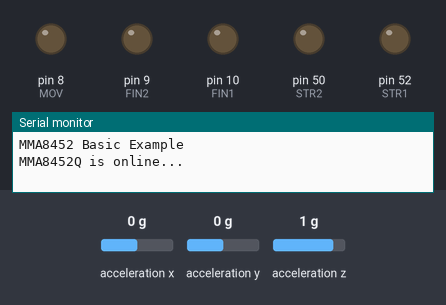
The sketch below on a simulated Arduino Mega 2560, built with avr-gcc and run on an emulated ATmega2560. Shown: output pins drawn as LEDs (lit = HIGH), the last lines printed to the serial monitor. Wiring (inferred from the names in the program): MMA8452 accelerometer at I2C address 0x1D. The inputs (shaded band) are chosen by the test bench; at power-on: acceleration x 0 g, acceleration y 0 g, acceleration z 1 g.

Above: at 0.1 s.
At 10.1 s:
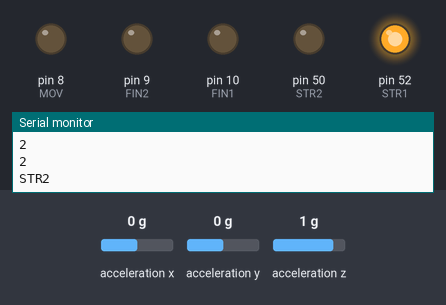
Timing chart, 0 to 11.6 s (numbered marks = the images above):
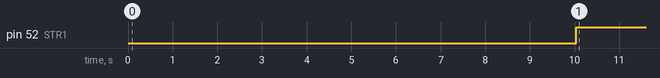

The sketch:

AV_Due.ino
```cpp
// (licence header left out)
#include <Wire.h> // Used for I2C

// GYRO

//This is a list of registers in the ITG-3200. Registers are parameters that determine how the sensor will behave, or they can hold data that represent the
//sensors current status.
//To learn more about the registers on the ITG-3200, download and read the datasheet.
char WHO_AM_I = 0x00;
char SMPLRT_DIV= 0x15;
char DLPF_FS = 0x16;
char GYRO_XOUT_H = 0x1D;
char GYRO_XOUT_L = 0x1E;
char GYRO_YOUT_H = 0x1F;
char GYRO_YOUT_L = 0x20;
char GYRO_ZOUT_H = 0x21;
char GYRO_ZOUT_L = 0x22;

//This is a list of settings that can be loaded into the registers.
//DLPF, Full Scale Register Bits
//FS_SEL must be set to 3 for proper operation
//Set DLPF_CFG to 3 for 1kHz Fint and 42 Hz Low Pass Filter
char DLPF_CFG_0 = (1<<0);
char DLPF_CFG_1 = (1<<1);
char DLPF_CFG_2 = (1<<2);
char DLPF_FS_SEL_0 = (1<<3);
char DLPF_FS_SEL_1 = (1<<4);

//I2C devices each have an address. The address is defined in the datasheet for the device. The ITG-3200 breakout board can have different address depending on how
//the jumper on top of the board is configured. By default, the jumper is connected to the VDD pin. When the jumper is connected to the VDD pin the I2C address
//is 0x69.
char itgAddress = 0x69;

// END GYRO

// The SparkFun breakout board defaults to 1, set to 0 if SA0 jumper on the bottom of the board is set
#define MMA8452_ADDRESS 0x1D  // 0x1D if SA0 is high, 0x1C if low

//Define a few of the registers that we will be accessing on the MMA8452
#define OUT_X_MSB 0x01
#define XYZ_DATA_CFG  0x0E
#define WHO_AM_I   0x0D
#define CTRL_REG1  0x2A

#define GSCALE 2 // Sets full-scale range to +/-2, 4, or 8g. Used to calc real g values.

#define BUFF_SIZE 20
#define UNDEF -1
#define STR1 52
#define STR2 50
#define FIN1 10
#define FIN2 9
#define MOV 8
const float THRESHOLDS[] = {0.30,0.45,0.45,0.45};
struct angleData {
  float angle;
  float accelX;
  float accelY;
  float accelZ;
  int next;
  int string;
};

struct buffer{
  angleData data[BUFF_SIZE];
  int first;
  int current;
  int nbData;
  float motion;
  int numStr[4];
};

float previous = UNDEF;
boolean initDone;
float accelG[3];
float x;
float y;
float z;
int count;
boolean hold = true;
int stringHold = 0;
float movement = 0;
float prev = 0;
int mostProb = UNDEF;
int prevStr = UNDEF;
struct buffer buff1;

void setup()
{
  Serial.begin(57600);
  Serial.println("MMA8452 Basic Example");
  initDone = true;
  Wire.begin(); //Join the bus as a master
  initMMA8452(); //Test and intialize the MMA8452

  pinMode(STR1, OUTPUT);
  pinMode(STR2, OUTPUT);
  pinMode(FIN1, OUTPUT);
  pinMode(FIN2, OUTPUT);
  pinMode(MOV, OUTPUT);
  // GRYRO

  //Read the WHO_AM_I register and print the result
    char id=0;
    id = itgRead(itgAddress, 0x00);
    //Serial.print("ID: ");
    //Serial.println(id, HEX);

    //Configure the gyroscope
    //Set the gyroscope scale for the outputs to +/-2000 degrees per second
    itgWrite(itgAddress, DLPF_FS, (DLPF_FS_SEL_0|DLPF_FS_SEL_1|DLPF_CFG_0));
    //Set the sample rate to 100 hz
    itgWrite(itgAddress, SMPLRT_DIV, 9);

  // END GYRO

    resetBuff();
}

void loop()
{
 delay(500);
  int accelCount[3];  // Stores the 12-bit signed value
  readAccelData(accelCount);  // Read the x/y/z adc values
// Now we'll calculate the accleration value into actual g's
  float accelGCurr[3];  // Stores the real accel value in g's
   for (int i = 0 ; i < 3 ; i++)
  {
    accelGCurr[i] = (float) accelCount[i] / ((1<<12)/(2*GSCALE));  // get actual g value, this depends on scale being set
  }
 int string;
  x = accelGCurr[0];
  y = accelGCurr[1];
  z = accelGCurr[2];
  //Serial.println("accelRead");
 float angle;
 angle = degrees(atan2(y, z));

 if (angle <= -2.5 && angle > -152.5){
  string = 1;
 }
 else if (angle <= 27.5 && angle > -2.5){
  string = 2;
 }
 else if (angle <= 57.5 && angle > 27.5){
  string = 3;
 }
 else if ((angle <= 180 && angle > 57.5) || (angle <= -125.5 && angle >= -180)){
 string = 4;
 }
 else
 string = 0;
float mot = motion(y);
if(previous != UNDEF)
       if(abs(max(previous,movement)/min(previous,movement)) > 4)
           count = 7;
previous = movement;
if(count-- <= 0)
{
  fillBuff(string,angle,x,y,z,mot);
  count = 0;
}

 if(buff1.nbData == BUFF_SIZE)
 {
   movement = buff1.motion;

   hold = false;
   angleData accelData;
    getFirst(&accelData);

        stringHold = maxStrings();
        if(prevStr == UNDEF)
          prevStr = stringHold;
        int tempHold = stringHold;
        if(mostProb == UNDEF)
          mostProb = stringHold;
        else if((int)abs(mostProb-stringHold) == 1 && (prevStr != stringHold))
          stringHold = mostProb;
        else if((int)abs(mostProb-stringHold) == 2)
        {
          mostProb = mostProb+stringHold/2;
          stringHold = mostProb;
        }
        else if((int)abs(mostProb-stringHold) == 3)
        {
          if(mostProb == 1)
            mostProb = 2;
          else if(mostProb == 4)
            mostProb = 3;
          stringHold = mostProb;
        }
        else
        {
          mostProb = stringHold;
        }
        stringHold = prevStr;
        prevStr = tempHold;
        hold = true;
        resetBuff();

 }
 int move = 0;
 if(movement > THRESHOLDS[stringHold-1])
 {
  digitalWrite(MOV,HIGH);
  move = 1;
 }
 else
 {
  digitalWrite(MOV,LOW);
  move = 0;
 }

 Serial.println(mostProb);
 Serial.println(stringHold);

  if(hold)
 {
 switch(stringHold)
 {case 1: digitalWrite(STR1,LOW);
 digitalWrite(STR2, LOW);
 Serial.println("STR1");
 //if(move == 1)
  //tone(7, 110,250);
 break;
 case 2: digitalWrite(STR1,HIGH);
 digitalWrite(STR2, LOW);
 Serial.println("STR2");
  //if(move == 1)
  //tone(7, 220,250);
 break;
 case 3: digitalWrite(STR1,LOW);
 digitalWrite(STR2, HIGH);
 Serial.println("STR3");
  //if(move == 1)
  //tone(7, 440,250);
 break;
 case 4: digitalWrite(STR1,HIGH);
 digitalWrite(STR2, HIGH);
 Serial.println("STR4");
  //if(move == 1)
  //tone(7, 880,250);
 break;
 default:break;
 }
 }


  //Create variables to hold the output rates.
   int xRate, yRate, zRate;
 //Serial.println("endloop");
}

void readAccelData(int *destination)
{
  byte rawData[6];  // x/y/z accel register data stored here

  readRegisters(OUT_X_MSB, 6, rawData);  // Read the six raw data registers into data array

  // Loop to calculate 12-bit ADC and g value for each axis
  for(int i = 0; i < 3 ; i++)
  {
    int gCount = (rawData[i*2] << 8) | rawData[(i*2)+1];  //Combine the two 8 bit registers into one 12-bit number
    gCount >>= 4; //The registers are left align, here we right align the 12-bit integer

    // If the number is negative, we have to make it so manually (no 12-bit data type)
    if (rawData[i*2] > 0x7F)
    {
      gCount = ~gCount + 1;
      gCount *= -1;  // Transform into negative 2's complement #
    }

    destination[i] = gCount; //Record this gCount into the 3 int array
  }
}

// Initialize the MMA8452 registers
// See the many application notes for more info on setting all of these registers:
// http://www.freescale.com/webapp/sps/site/prod_summary.jsp?code=MMA8452Q
void initMMA8452()
{
  byte c = readRegister(WHO_AM_I);  // Read WHO_AM_I register
  if (c == 0x2A) // WHO_AM_I should always be 0x2A
  {
    Serial.println("MMA8452Q is online...");
  }
  else
  {
    Serial.print("Could not connect to MMA8452Q: 0x");
    Serial.println(c, HEX);
    while(1) ; // Loop forever if communication doesn't happen
  }

  MMA8452Standby();  // Must be in standby to change registers

  // Set up the full scale range to 2, 4, or 8g.
  byte fsr = GSCALE;
  if(fsr > 8) fsr = 8; //Easy error check
  fsr >>= 2; // Neat trick, see page 22. 00 = 2G, 01 = 4A, 10 = 8G
  writeRegister(XYZ_DATA_CFG, fsr);

  //The default data rate is 800Hz and we don't modify it in this example code

  MMA8452Active();  // Set to active to start reading
}

// Sets the MMA8452 to standby mode. It must be in standby to change most register settings
void MMA8452Standby()
{
  byte c = readRegister(CTRL_REG1);
  writeRegister(CTRL_REG1, c & ~(0x01)); //Clear the active bit to go into standby
}

// Sets the MMA8452 to active mode. Needs to be in this mode to output data
void MMA8452Active()
{
  byte c = readRegister(CTRL_REG1);
  writeRegister(CTRL_REG1, c | 0x01); //Set the active bit to begin detection
}

// Read bytesToRead sequentially, starting at addressToRead into the dest byte array
void readRegisters(byte addressToRead, int bytesToRead, byte * dest)
{
  Wire.beginTransmission(MMA8452_ADDRESS);
  Wire.write(addressToRead);
  Wire.endTransmission(false); //endTransmission but keep the connection active

  Wire.requestFrom(MMA8452_ADDRESS, bytesToRead); //Ask for bytes, once done, bus is released by default

  while(Wire.available() < bytesToRead); //Hang out until we get the # of bytes we expect

  for(int x = 0 ; x < bytesToRead ; x++)
    dest[x] = Wire.read();
}

// Read a single byte from addressToRead and return it as a byte
byte readRegister(byte addressToRead)
{
  Wire.beginTransmission(MMA8452_ADDRESS);
  Wire.write(addressToRead);
  Wire.endTransmission(false); //endTransmission but keep the connection active

  Wire.requestFrom(MMA8452_ADDRESS, 1); //Ask for 1 byte, once done, bus is released by default

  while(!Wire.available()) ; //Wait for the data to come back
  return Wire.read(); //Return this one byte
}

// Writes a single byte (dataToWrite) into addressToWrite
void writeRegister(byte addressToWrite, byte dataToWrite)
{
  Wire.beginTransmission(MMA8452_ADDRESS);
  Wire.write(addressToWrite);
  Wire.write(dataToWrite);
  Wire.endTransmission(); //Stop transmitting
}
  //GYRO

  //This function will write a value to a register on the itg-3200.
//Parameters:
//  char address: The I2C address of the sensor. For the ITG-3200 breakout the address is 0x69.
//  char registerAddress: The address of the register on the sensor that should be written to.
//  char data: The value to be written to the specified register.
void itgWrite(char address, char registerAddress, char data)
{
  //Initiate a communication sequence with the desired i2c device
  Wire.beginTransmission(address);
  //Tell the I2C address which register we are writing to
  Wire.write(registerAddress);
  //Send the value to write to the specified register
  Wire.write(data);
  //End the communication sequence
  Wire.endTransmission();
}

//This function will read the data from a specified register on the ITG-3200 and return the value.
//Parameters:
//  char address: The I2C address of the sensor. For the ITG-3200 breakout the address is 0x69.
//  char registerAddress: The address of the register on the sensor that should be read
//Return:
//  unsigned char: The value currently residing in the specified register
unsigned char itgRead(char address, char registerAddress)
{
  //This variable will hold the contents read from the i2c device.
  unsigned char data=0;

  //Send the register address to be read.
  Wire.beginTransmission(address);
  //Send the Register Address
  Wire.write(registerAddress);
  //End the communication sequence.
  Wire.endTransmission();

  //Ask the I2C device for data
  Wire.beginTransmission(address);
  Wire.requestFrom(address, 1);

  //Wait for a response from the I2C device
  if(Wire.available()){
    //Save the data sent from the I2C device
    data = Wire.read();
  }

  //End the communication sequence.
  Wire.endTransmission();

  //Return the data read during the operation
  return data;
}

//This function is used to read the X-Axis rate of the gyroscope. The function returns the ADC value from the Gyroscope
//NOTE: This value is NOT in degrees per second.
//Usage: int xRate = readX();
int readX(void)
{
  int data=0;
  data = itgRead(itgAddress, GYRO_XOUT_H)<<8;
  data |= itgRead(itgAddress, GYRO_XOUT_L);

  return data;
}

//This function is used to read the Y-Axis rate of the gyroscope. The function returns the ADC value from the Gyroscope
//NOTE: This value is NOT in degrees per second.
//Usage: int yRate = readY();
int readY(void)
{
  int data=0;
  data = itgRead(itgAddress, GYRO_YOUT_H)<<8;
  data |= itgRead(itgAddress, GYRO_YOUT_L);

  return data;
}

//This function is used to read the Z-Axis rate of the gyroscope. The function returns the ADC value from the Gyroscope
//NOTE: This value is NOT in degrees per second.
//Usage: int zRate = readZ();
int readZ(void)
{
  int data=0;
  data = itgRead(itgAddress, GYRO_ZOUT_H)<<8;
  data |= itgRead(itgAddress, GYRO_ZOUT_L);

  return data;

  //END GYRO
}


void fillBuff(int string,float angle, float x, float y, float z, float mot)
{
   //Serial.println("fillBuff In");
    if(buff1.nbData < BUFF_SIZE)
    {
        buff1.data[buff1.current].angle = angle;
        buff1.data[buff1.current].accelX = x;
        buff1.data[buff1.current].accelY = y;
        buff1.data[buff1.current].accelZ = z;
        buff1.data[buff1.current].string = string;
        buff1.data[buff1.current].next = (buff1.current+1)%BUFF_SIZE;
        buff1.nbData ++;
        buff1.numStr[string-1]++;
        buff1.current = (buff1.current + 1)%BUFF_SIZE;
        buff1.motion += mot;
    }
    //Serial.println("fillBuff Out");
}

void getFirst(struct angleData* data)
{
  //Serial.println("getFirst In");
    (*data) = buff1.data[buff1.first];
    buff1.first = buff1.data[buff1.first].next;
    buff1.numStr[buff1.data[buff1.first].string-1]--;
    buff1.nbData --;
    //Serial.println("getFirst Out");
}
float motion(float val)
{
  //Serial.println("motion In");
     float mov,mov2;
    mov = abs(val);

       mov2= mov;
      mov = abs(prev - mov);
      prev= mov2;
 //Serial.println("maxString Out");
    return mov;
}
void resetBuff()
{
  //Serial.println("resetbuff In");
    buff1.first = 0;
  buff1.nbData = 0;
  for(int* str = buff1.numStr; str < buff1.numStr + 4; str++)
    *str = 0;
  buff1.current = 0;
  buff1.motion = 0;
  //Serial.println("resetbuff out");
}
void keepString(int i)
{
  buff1.first = 0;
  buff1.nbData = buff1.numStr[i-1];
  for(int j = 0; j<4; j++)
  {
    if(j!=i-1)
    buff1.numStr[j] = 0;
  }
  buff1.current = 0;
  buff1.motion = buff1.motion*buff1.numStr[i-1]/20;
  //Serial.print("string ");
  //Serial.println(i);
  //Serial.print("data ");
  //Serial.println(buff1.nbData);
}
int maxStrings()
{
  //Serial.println("maxString In");
  int result = 0;
  int maximum = 0;
  int i=0;
  for(int* str = buff1.numStr; str < buff1.numStr + 4; str++)
    {
      i++;
      if(*str > maximum)
      {
        maximum = *str;
        result = i;
      }
    }
    return result;
}
```

Measured:
- by itself, pin 52 (STR1): LOW → HIGH at 10.0 s
